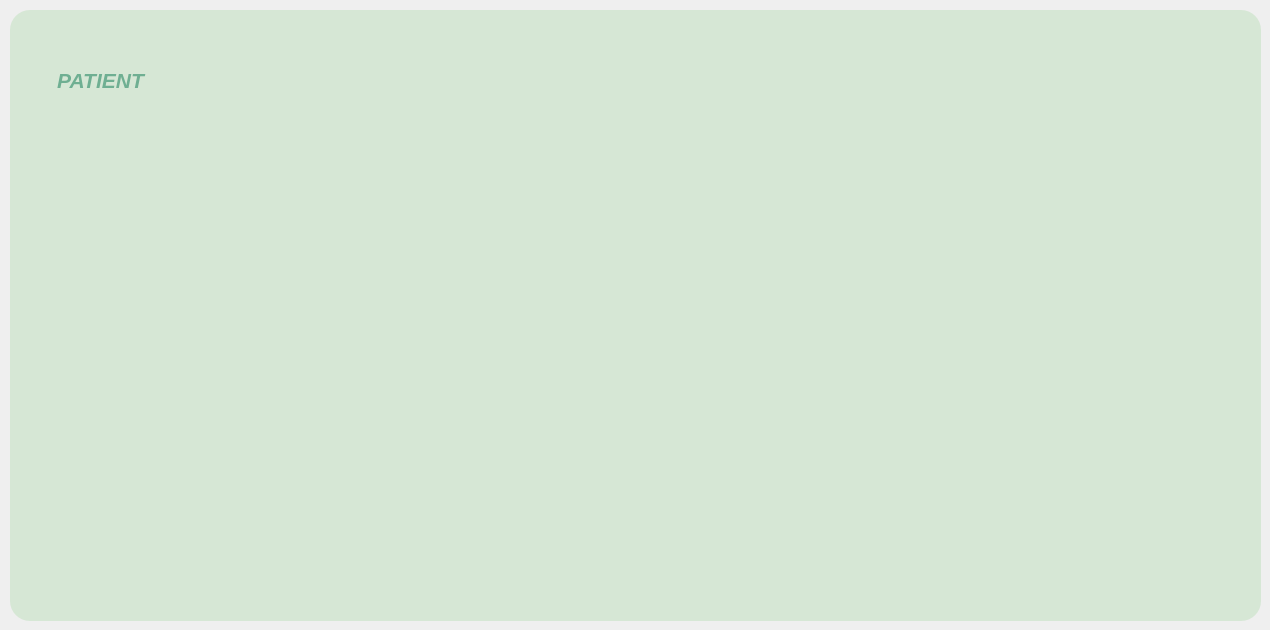
      <widget class="QWidget" name="tab_9">
       <attribute name="title">
        <string>Statistique</string>
       </attribute>
       <widget class="QGroupBox" name="groupBox_25">
        <property name="geometry">
         <rect>
          <x>10</x>
          <y>10</y>
          <width>1251</width>
          <height>611</height>
         </rect>
        </property>
        <property name="styleSheet">
         <string notr="true">background-color:#D6E7D5;

border-radius : 20px;</string>
        </property>
        <property name="title">
         <string/>
        </property>
        <widget class="QLabel" name="label_143">
         <property name="geometry">
          <rect>
           <x>20</x>
           <y>40</y>
           <width>141</width>
           <height>61</height>
          </rect>
         </property>
         <property name="styleSheet">
          <string notr="true">*{
    color: #6FAF92;
    font-size: 16px; /* Taille du texte (ajustable) */
    font-weight: normal; /* Style du texte */
}</string>
         </property>
         <property name="text">
          <string>&lt;html&gt;&lt;head/&gt;&lt;body&gt;&lt;p align=&quot;center&quot;&gt;&lt;span style=&quot; font-size:16pt; font-weight:700; font-style:italic;&quot;&gt;PATIENT&lt;/span&gt;&lt;/p&gt;&lt;/body&gt;&lt;/html&gt;</string>
         </property>
        </widget>
        <widget class="QLabel" name="label_20">
         <property name="geometry">
          <rect>
           <x>330</x>
           <y>120</y>
           <width>551</width>
           <height>401</height>
          </rect>
         </property>
         <property name="styleSheet">
          <string notr="true">QLabel {
    background-color: transparent;  /* Fond transparent */
    color: black;                   /* Texte noir */
    border: none;                   /* Pas de bordure */
    font-weight: bold;              /* Texte en gras */
    font-size: 14px;                /* Taille de la police */
}
</string>
         </property>
         <property name="text">
          <string/>
         </property>
         <property name="pixmap">
          <pixmap>../../40df69a4-c72c-4a58-8992-d50270f01be8.jpg</pixmap>
         </property>
         <property name="scaledContents">
          <bool>true</bool>
         </property>
        </widget>
       </widget>
      </widget>
